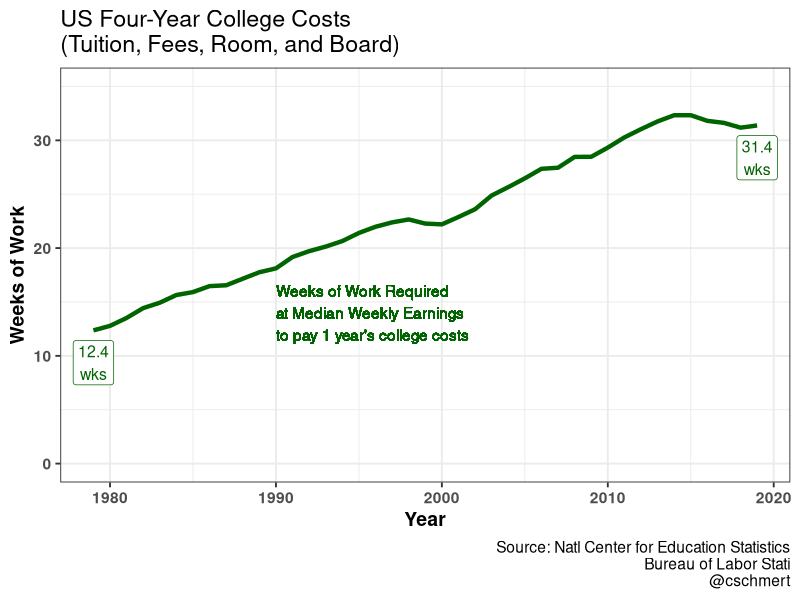
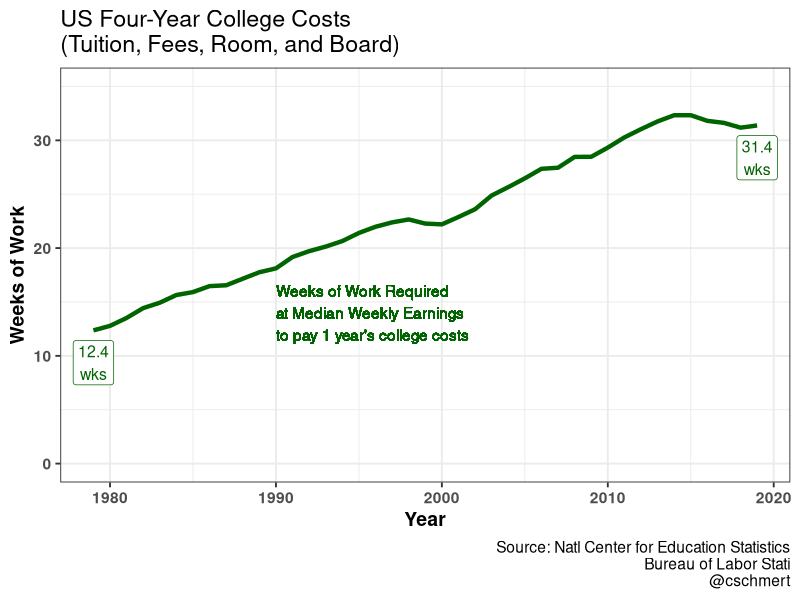

Generate these figures, in order, with R:


library(tidyverse)

# 
# Bureau of Labor Statistics
# Consumer Price Index
# Series Id:    CUUR0000SA0
# 
# Not Seasonally Adjusted
# Series Title: All items in U.S. city average, all urban consumers, not seasonally adjusted
# Area:         U.S. city average
# Item:         All items
# Base Period:  1982-84=100
# 

CPI_all = tibble(
  year = 1969:2021,
  cpi = c(36.7,38.8,40.5,41.8,44.4,49.3,
          53.8,56.9,60.6,65.2,72.6,82.4,
          90.9,96.5,99.6,103.9,107.6,109.6,
          113.6,118.3,124.0,130.7,136.2,
          140.3,144.5,148.2,152.4,156.9,
          160.5,163.0,166.6,172.2,177.1,
          179.9,184.0,188.9,195.3,201.6,
          207.342,215.303,214.537,218.056,
          224.939,229.594,232.957,236.736,
          237.017,240.007,245.120,251.107,
          255.657,258.811,270.970))  %>% 
  mutate(multiplier = cpi/cpi[year==2019])

#"Table 330.10. Average undergraduate tuition, fees, room, and board rates charged for full-time students in degree-granting postsecondary institutions, by level and control of 
#              institution: Selected years, 1963-64 through 2019-20"																								
# https://nces.ed.gov/programs/digest/d20/tables/dt20_330.10.asp
# "Total tuition, fees, room and board for 4-year institutions
# Constant 2019-2020 dollars
# year in this df is first half of academic year:
# e.g. "1968" means 1968-1969 AY

# convert NCES costs (which are in 2019-2020 dollars) into the
# equivalent nominal amounts, using overall CPI

costs = tibble(year = 1968:2019,
      real_costs = c(         
        11144,11402,11554,11737,12202,11570,10860,10922,11294,11191,
        10955,10494,10391,10799,11547,11997,12551,13011,13792,13928,
        14275,14609,14601,15332,15806,16354,16637,17199,17548,17935,
        18585,18764,18985,19689,20395,21433,22154,22559,23277,23529,
        24400,25073,25682,26010,26541,27041,27615,28211,28189,28360,
        28121,28775)) %>% 
       full_join(CPI_all) %>% 
       mutate(nominal_costs = real_costs * multiplier)


# Bureau of Labor Statistics
# https://data.bls.gov/pdq/SurveyOutputServlet
# Median wkly earnings, Emp FT, Wage & sal wrkrs - LEU0252881500 

earnings = tibble(
   year = 1979:2021,
   nominal_earnings = c(
          241,262,284,302,313,326,344,359,374,385,399,
          412,426,440,459,467,479,490,503,523,549,576,
          596,608,620,638,651,671,695,722,739,747,756,
          768,776,791,809,832,860,886,917,984,998)
)

data = full_join(costs,earnings) %>% 
        filter(year %in% 1979:2019) %>% 
        mutate(weeks_needed = nominal_costs/nominal_earnings)

text_df = filter(data, year %in% c(1979,2019)) %>% 
           mutate(txt = paste0(sprintf('%2.1f', weeks_needed),'\nwks')) %>% 
           select(year,weeks_needed, txt)

ggplot(data=data) +
  aes(x=year, y=weeks_needed) +
  geom_line(color='darkgreen', size=1.5) +
  theme_bw(base_size=14) +
  theme(axis.text = element_text(face='bold'),
        axis.title = element_text(face='bold')) +
  scale_y_continuous( limits=c(0,35)) +
  labs(title='US Four-Year College Costs\n(Tuition, Fees, Room, and Board)',
       x='Year',y='Weeks of Work',
       caption='Source: Natl Center for Education Statistics\nBureau of Labor Stati\n@cschmert') +
  geom_label(data=text_df, aes(label=txt), face='bold', 
             nudge_y = -3, size=4, color='darkgreen') +
  geom_text(x=1990, y=14, hjust=0, 
            label=paste0('Weeks of Work Required',
                         '\nat Median Weekly Earnings',
                         '\nto pay 1 year\'s college costs'), color='darkgreen')


ggsave('weeks-needed-to-pay-college-costs.png', height=6, width=6, dpi=300)

